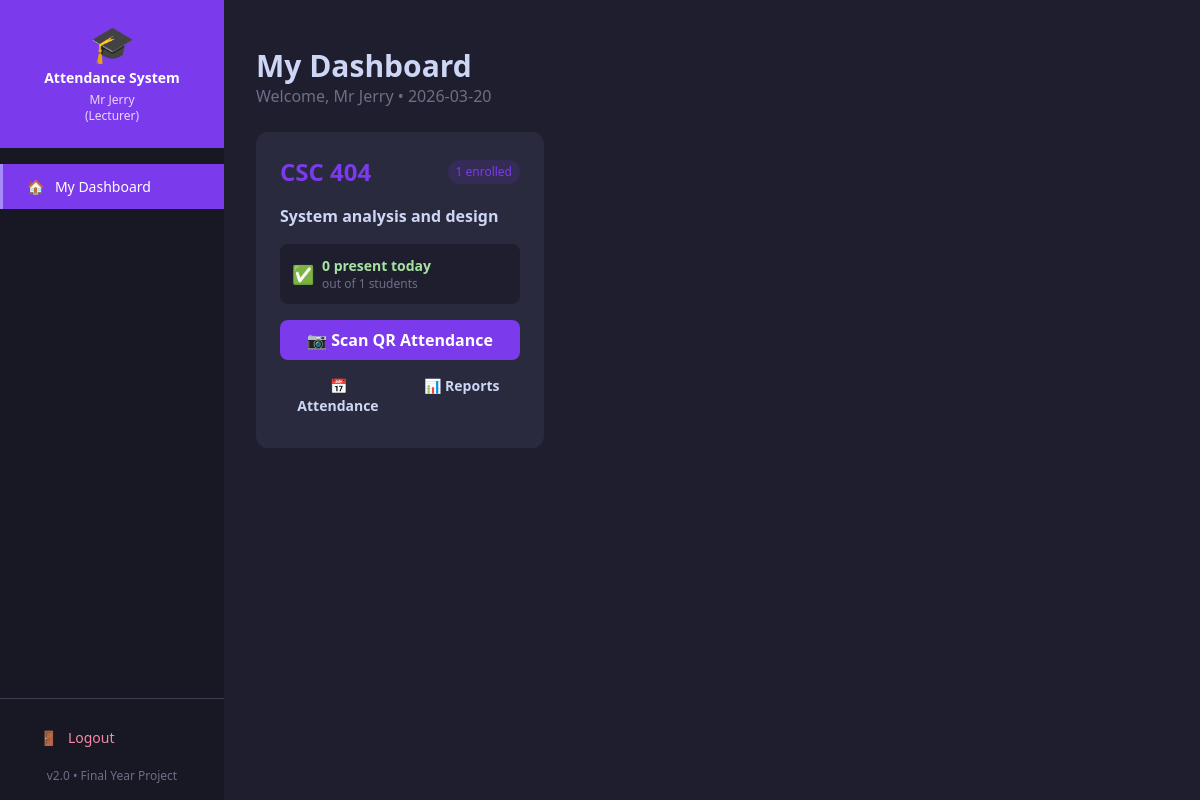
The page /lecturer/dashboard (signed in) on the database its author committed.
### tables this page shows
CREATE TABLE courses (
            id          INTEGER PRIMARY KEY AUTOINCREMENT,
            course_code TEXT UNIQUE NOT NULL,
            course_name TEXT NOT NULL,
            user_id     INTEGER,
            FOREIGN KEY (user_id) REFERENCES users(id)
        );

### app.py (the view)
@app.route("/lecturer/dashboard")
@login_required
def lecturer_dashboard():
    conn = create_connection()
    today   = datetime.now().strftime("%Y-%m-%d")
    courses = conn.execute('''
        SELECT c.id, c.course_code, c.course_name,
               COUNT(DISTINCT e.student_id) as enrolled,
               COUNT(DISTINCT CASE WHEN a.date=? THEN a.id END) as present_today
        FROM courses c
        LEFT JOIN enrollments e ON c.id = e.course_id
        LEFT JOIN attendance  a ON c.id = a.course_id
        WHERE c.user_id = ?
        GROUP BY c.id
    ''', (today, session["user_id"])).fetchall()
    conn.close()
    return render_template("lecturer/dashboard.html",
                           courses=courses, today=today)

### app.py (called while the page is built)
def login_required(f):
    @wraps(f)
    def decorated(*args, **kwargs):
        if "user_id" not in session:
            flash("Please login to continue.", "error")
            return redirect(url_for("login"))
        return f(*args, **kwargs)
    return decorated

@app.before_request
def check_session_timeout():
    if "user_id" in session:
        last_active = session.get("last_active")
        now = datetime.now().timestamp()
        if last_active and now - last_active > 3600:
            session.clear()
            flash("Session expired. Please login again.",
                  "error")
            return redirect(url_for("login"))
        session["last_active"] = now

### database/db_setup.py (called while the page is built)
def create_connection():
    conn = sqlite3.connect(DB_PATH)
    return conn

### templates/lecturer/dashboard.html (shortened to what this page needs)
{% extends "base.html" %}
{% block content %}
<div class="mb-6">
    <h1 class="text-3xl font-bold" style="color:#cdd6f4">
        My Dashboard
    </h1>
    <p style="color:#6c7086">
        Welcome, {{ session.full_name }} • {{ today }}
    </p>
</div>
{% if courses %}
<div class="grid grid-cols-1 md:grid-cols-2 lg:grid-cols-3 gap-6">
    {% for c in courses %}
    <div class="card rounded-xl p-6">
        <div class="flex items-center justify-between mb-4">
            <span class="text-2xl font-bold"
                  style="color:#7c3aed">
                {{ c[1] }}
            </span>
            <span class="text-xs px-2 py-1 rounded-full"
                  style="background:#7c3aed22; color:#7c3aed">
                {{ c[3] }} enrolled
            </span>
        </div>
        <h3 class="font-semibold mb-4" style="color:#cdd6f4">
            {{ c[2] }}
        </h3>
        <div class="flex items-center gap-2 mb-4 p-3 rounded-lg"
             style="background:#1e1e2e">
            <span class="text-green-400 text-lg">✅</span>
            <div>
                <div class="text-sm font-bold"
                     style="color:#a6e3a1">
                    {{ c[4] }} present today
                </div>
                <div class="text-xs" style="color:#6c7086">
                    out of {{ c[3] }} students
                </div>
            </div>
        </div>
        <div class="flex flex-col gap-2">
            <a href="{{ url_for('scan_page', course_id=c[0]) }}"
               class="text-center py-2 px-4 rounded-lg font-bold
                      text-white transition"
               style="background:#7c3aed"
               onmouseover="this.style.background='#6d28d9'"
               onmouseout="this.style.background='#7c3aed'">
               📷 Scan QR Attendance
            </a>
            <div class="flex gap-2">
                <a href="{{ url_for('lecturer_attendance',
                           course_id=c[0]) }}"
                   class="flex-1 text-center py-2 px-3 rounded-lg
                          text-sm font-semibold transition"
                   style="background:#2a2a3e; color:#cdd6f4"
                   onmouseover="this.style.background='#383850'"
                   onmouseout="this.style.background='#2a2a3e'">
                   📅 Attendance
                </a>
                <a href="{{ url_for('lecturer_reports',
                           course_id=c[0]) }}"
                   class="flex-1 text-center py-2 px-3 rounded-lg
                          text-sm font-semibold transition"
                   style="background:#2a2a3e; color:#cdd6f4"
                   onmouseover="this.style.background='#383850'"
                   onmouseout="this.style.background='#2a2a3e'">
                   📊 Reports
                </a>
            </div>
        </div>
    </div>
    {% endfor %}
</div>
{% endif %}
{% endblock %}

### templates/base.html (style rules this page uses)
body { background-color: #1e1e2e; color: #cdd6f4; }
.card { background-color: #2a2a3e; }

### rows shown on the page
courses: course_code "CSC 404", id "1", course_name "System analysis and design", c "0"

### other values the page prints
{{ session.full_name }} "Mr Jerry"
{{ session.role }} "Lecturer"
